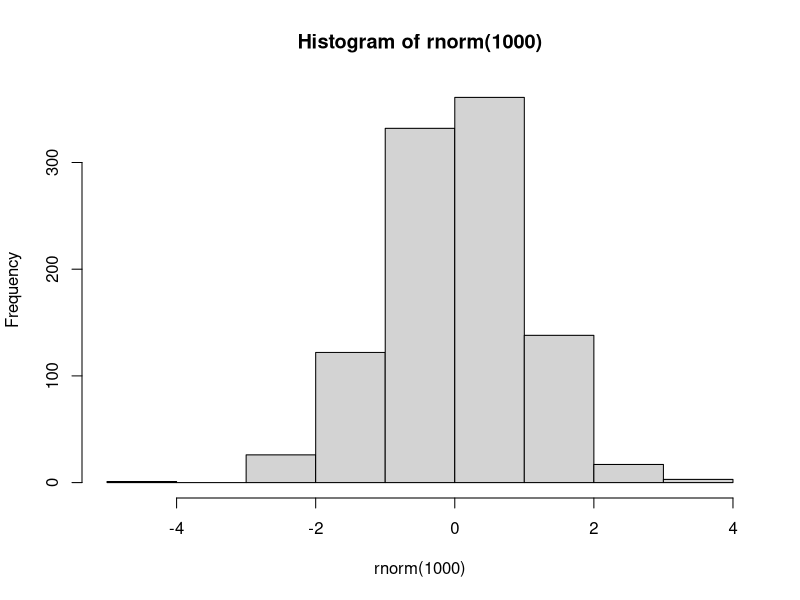
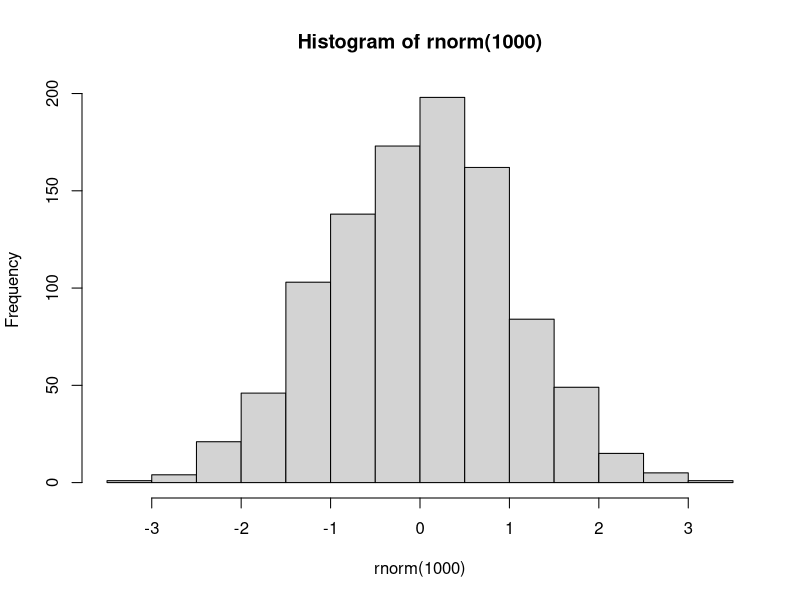
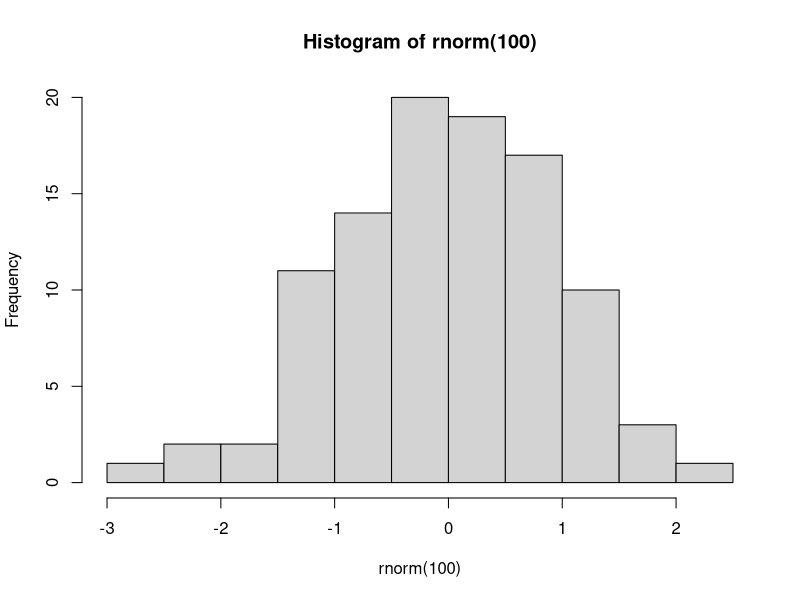

The R source for these figures, in order:
params <-
list(isSlides = "no")

## ----setup, include=FALSE---------------------------------------------------------------------------------------------------------
suppressPackageStartupMessages(require(knitr))
knitr::opts_chunk$set(echo = TRUE, tidy = T)


## ---- results='asis',include=TRUE,echo=FALSE--------------------------------------------------------------------------------------
if(params$isSlides != "yes"){
  cat("# Reproducible Research


"    
  )
  
}



## ----setwd_introtoR,eval=F--------------------------------------------------------------------------------------------------------
## setwd("/PathToMyDownload/Reproducible_R/r_course")
## # e.g. setwd("~/Downloads/Intro_To_R_1Day/r_course")


## ---- results='asis',include=TRUE,echo=FALSE--------------------------------------------------------------------------------------
if(params$isSlides == "yes"){
  cat("class: inverse, center, middle

# Creating Documents from R Scripts

<html><div style='float:left'></div><hr color='#EB811B' size=1px width=720px></html> 


"    
  )
}else{
  cat("# Creating Documents from R Scripts


"    
  )
  
}



## ----eval=F,echo=TRUE-------------------------------------------------------------------------------------------------------------
## library(rmarkdown)
## render("scripts/script.r")


## ----eval=F,echo=TRUE-------------------------------------------------------------------------------------------------------------
## render("scripts/script.r", output_format="html_document")


## ----eval=F,echo=TRUE,tidy=FALSE--------------------------------------------------------------------------------------------------
## render("scripts/script.r", output_format="html_document",
##        output_file="myRenderedDoc.html",output_dir="scripts")


## ---- results='asis',include=TRUE,echo=FALSE--------------------------------------------------------------------------------------
if(params$isSlides == "yes"){
  cat("class: inverse, center, middle

# Comments

<html><div style='float:left'></div><hr color='#EB811B' size=1px width=720px></html> 


"    
  )
}else{
  cat("# Comments


"    
  )
  
}



## ----eval=F-----------------------------------------------------------------------------------------------------------------------
## # Generate some random numbers
## myRandNumbers <- rnorm(100,10,2)


## ----eval=F-----------------------------------------------------------------------------------------------------------------------
## #' this would be placed as code
## # Generate some random numbers
## myRandNumbers <- rnorm(100,10,2)


## ----eval=F-----------------------------------------------------------------------------------------------------------------------
## 
## #'
## #' title: "BRC making notes example"
## #' author: "Tom Carroll"
## #' date: "Reproducible R"
## #'
## #' this would be placed as text in html
## # Generate some random numbers (This is a comment with code)
## myRandNumbers <- rnorm(100,10,2)


## ----eval=F-----------------------------------------------------------------------------------------------------------------------
## 
## #' Some comments for text.
## #+ fig.width=3, fig.height=3
## myRandNumbers <- rnorm(100, 10, 2)
## hist(myRandNumbers)


## ---- results='asis',include=TRUE,echo=FALSE--------------------------------------------------------------------------------------
if(params$isSlides == "yes"){
  cat("class: inverse, center, middle

# Markdown

<html><div style='float:left'></div><hr color='#EB811B' size=1px width=720px></html> 


"    
  )
}else{
  cat("# Markdown


"    
  )
  
}



## ---- results='asis',include=TRUE,echo=FALSE--------------------------------------------------------------------------------------
if(params$isSlides == "yes"){
  cat("class: inverse, center, middle

# Markdown Syntax

<html><div style='float:left'></div><hr color='#EB811B' size=1px width=720px></html> 


"    
  )
}else{
  cat("# Markdown Syntax


"    
  )
  
}



## ----results='asis',eval=F--------------------------------------------------------------------------------------------------------
## Italics = _Italics_ or *Italics*
## Bold  =  __Bold__ or **Bold**


## ---- results='asis',include=TRUE,echo=FALSE--------------------------------------------------------------------------------------
if(params$isSlides == "yes"){
  cat("class: inverse, center, middle

# rMarkdown

<html><div style='float:left'></div><hr color='#EB811B' size=1px width=720px></html> 


"    
  )
}else{
  cat("# rMarkdown


"    
  )
  
}



## ----fig.width=5,fig.height=2-----------------------------------------------------------------------------------------------------
hist(rnorm(1000))


## ----eval=F-----------------------------------------------------------------------------------------------------------------------
## hist(rnorm(1000))


## ----fig.width=5,fig.height=2,echo=FALSE------------------------------------------------------------------------------------------
hist(rnorm(1000))


## ----tidy=T,fig.width=5,fig.height=2----------------------------------------------------------------------------------------------
        hist( 
rnorm(100  )
)


## ---- collapse=T------------------------------------------------------------------------------------------------------------------
temp <- rnorm(10)
temp
